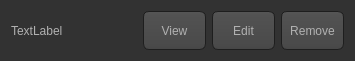
<?xml version="1.0" encoding="UTF-8"?>
<ui version="4.0">
 <class>UserRow</class>
 <widget class="QWidget" name="UserRow">
  <property name="geometry">
   <rect>
    <x>0</x>
    <y>0</y>
    <width>355</width>
    <height>61</height>
   </rect>
  </property>
  <property name="windowTitle">
   <string>Form</string>
  </property>
  <property name="styleSheet">
   <string notr="true">QToolTip
{
     border: 1px solid black;
     background-color: #ffa02f;
     padding: 1px;
     border-radius: 3px;
     opacity: 100;
}

QWidget
{
    color: #b1b1b1;
    background-color: #323232;
}

QWidget:item:hover
{
    background-color: QLinearGradient( x1: 0, y1: 0, x2: 0, y2: 1, stop: 0 #ffa02f, stop: 1 #ca0619);
    color: #000000;
}

QWidget:item:selected
{
    background-color: QLinearGradient( x1: 0, y1: 0, x2: 0, y2: 1, stop: 0 #ffa02f, stop: 1 #d7801a);
}

QMenuBar::item
{
    background: transparent;
}

QMenuBar::item:selected
{
    background: transparent;
    border: 1px solid #ffaa00;
}

QMenuBar::item:pressed
{
    background: #444;
    border: 1px solid #000;
    background-color: QLinearGradient(
        x1:0, y1:0,
        x2:0, y2:1,
        stop:1 #212121,
        stop:0.4 #343434/*,
        stop:0.2 #343434,
        stop:0.1 #ffaa00*/
    );
    margin-bottom:-1px;
    padding-bottom:1px;
}

QMenu
{
    border: 1px solid #000;
}

QMenu::item
{
    padding: 2px 20px 2px 20px;
}

QMenu::item:selected
{
    color: #000000;
}

QWidget:disabled
{
    color: #404040;
    background-color: #323232;
}

QAbstractItemView
{
    background-color: QLinearGradient( x1: 0, y1: 0, x2: 0, y2: 1, stop: 0 #4d4d4d, stop: 0.1 #646464, stop: 1 #5d5d5d);
}

QWidget:focus
{
    /*border: 2px solid QLinearGradient( x1: 0, y1: 0, x2: 0, y2: 1, stop: 0 #ffa02f, stop: 1 #d7801a);*/
}

QLineEdit
{
    background-color: QLinearGradient( x1: 0, y1: 0, x2: 0, y2: 1, stop: 0 #4d4d4d, stop: 0 #646464, stop: 1 #5d5d5d);
    padding: 1px;
    border-style: solid;
    border: 1px solid #1e1e1e;
    border-radius: 5;
}

QPushButton
{
    color: #b1b1b1;
    background-color: QLinearGradient( x1: 0, y1: 0, x2: 0, y2: 1, stop: 0 #565656, stop: 0.1 #525252, stop: 0.5 #4e4e4e, stop: 0.9 #4a4a4a, stop: 1 #464646);
    border-width: 1px;
    border-color: #1e1e1e;
    border-style: solid;
    border-radius: 6;
    padding: 3px;
    font-size: 12px;
    padding-left: 5px;
    padding-right: 5px;
}

QPushButton:pressed
{
    background-color: QLinearGradient( x1: 0, y1: 0, x2: 0, y2: 1, stop: 0 #2d2d2d, stop: 0.1 #2b2b2b, stop: 0.5 #292929, stop: 0.9 #282828, stop: 1 #252525);
}

QComboBox
{
    selection-background-color: #ffaa00;
    background-color: QLinearGradient( x1: 0, y1: 0, x2: 0, y2: 1, stop: 0 #565656, stop: 0.1 #525252, stop: 0.5 #4e4e4e, stop: 0.9 #4a4a4a, stop: 1 #464646);
    border-style: solid;
    border: 1px solid #1e1e1e;
    border-radius: 5;
}

QComboBox:hover,QPushButton:hover
{
    border: 2px solid QLinearGradient( x1: 0, y1: 0, x2: 0, y2: 1, stop: 0 #ffa02f, stop: 1 #d7801a);
}


QComboBox:on
{
    padding-top: 3px;
    padding-left: 4px;
    background-color: QLinearGradient( x1: 0, y1: 0, x2: 0, y2: 1, stop: 0 #2d2d2d, stop: 0.1 #2b2b2b, stop: 0.5 #292929, stop: 0.9 #282828, stop: 1 #252525);
    selection-background-color: #ffaa00;
}

QComboBox QAbstractItemView
{
    border: 2px solid darkgray;
    selection-background-color: QLinearGradient( x1: 0, y1: 0, x2: 0, y2: 1, stop: 0 #ffa02f, stop: 1 #d7801a);
}

QComboBox::drop-down
{
     subcontrol-origin: padding;
     subcontrol-position: top right;
     width: 15px;

     border-left-width: 0px;
     border-left-color: darkgray;
     border-left-style: solid; /* just a single line */
     border-top-right-radius: 3px; /* same radius as the QComboBox */
     border-bottom-right-radius: 3px;
 }

QComboBox::down-arrow
{
     image: url(:/down_arrow.png);
}

QGroupBox:focus
{
border: 2px solid QLinearGradient( x1: 0, y1: 0, x2: 0, y2: 1, stop: 0 #ffa02f, stop: 1 #d7801a);
}

QTextEdit:focus
{
    border: 2px solid QLinearGradient( x1: 0, y1: 0, x2: 0, y2: 1, stop: 0 #ffa02f, stop: 1 #d7801a);
}

QScrollBar:horizontal {
     border: 1px solid #222222;
     background: QLinearGradient( x1: 0, y1: 0, x2: 0, y2: 1, stop: 0.0 #121212, stop: 0.2 #282828, stop: 1 #484848);
     height: 7px;
     margin: 0px 16px 0 16px;
}

QScrollBar::handle:horizontal
{
      background: QLinearGradient( x1: 0, y1: 0, x2: 1, y2: 0, stop: 0 #ffa02f, stop: 0.5 #d7801a, stop: 1 #ffa02f);
      min-height: 20px;
      border-radius: 2px;
}

QScrollBar::add-line:horizontal {
      border: 1px solid #1b1b19;
      border-radius: 2px;
      background: QLinearGradient( x1: 0, y1: 0, x2: 1, y2: 0, stop: 0 #ffa02f, stop: 1 #d7801a);
      width: 14px;
      subcontrol-position: right;
      subcontrol-origin: margin;
}

QScrollBar::sub-line:horizontal {
      border: 1px solid #1b1b19;
      border-radius: 2px;
      background: QLinearGradient( x1: 0, y1: 0, x2: 1, y2: 0, stop: 0 #ffa02f, stop: 1 #d7801a);
      width: 14px;
     subcontrol-position: left;
     subcontrol-origin: margin;
}

QScrollBar::right-arrow:horizontal, QScrollBar::left-arrow:horizontal
{
      border: 1px solid black;
      width: 1px;
      height: 1px;
      background: white;
}

QScrollBar::add-page:horizontal, QScrollBar::sub-page:horizontal
{
      background: none;
}

QScrollBar:vertical
{
      background: QLinearGradient( x1: 0, y1: 0, x2: 1, y2: 0, stop: 0.0 #121212, stop: 0.2 #282828, stop: 1 #484848);
      width: 7px;
      margin: 16px 0 16px 0;
      border: 1px solid #222222;
}

QScrollBar::handle:vertical
{
      background: QLinearGradient( x1: 0, y1: 0, x2: 0, y2: 1, stop: 0 #ffa02f, stop: 0.5 #d7801a, stop: 1 #ffa02f);
      min-height: 20px;
      border-radius: 2px;
}

QScrollBar::add-line:vertical
{
      border: 1px solid #1b1b19;
      border-radius: 2px;
      background: QLinearGradient( x1: 0, y1: 0, x2: 0, y2: 1, stop: 0 #ffa02f, stop: 1 #d7801a);
      height: 14px;
      subcontrol-position: bottom;
      subcontrol-origin: margin;
}

QScrollBar::sub-line:vertical
{
      border: 1px solid #1b1b19;
      border-radius: 2px;
      background: QLinearGradient( x1: 0, y1: 0, x2: 0, y2: 1, stop: 0 #d7801a, stop: 1 #ffa02f);
      height: 14px;
      subcontrol-position: top;
      subcontrol-origin: margin;
}

QScrollBar::up-arrow:vertical, QScrollBar::down-arrow:vertical
{
      border: 1px solid black;
      width: 1px;
      height: 1px;
      background: white;
}


QScrollBar::add-page:vertical, QScrollBar::sub-page:vertical
{
      background: none;
}

QTextEdit
{
    background-color: #242424;
}

QPlainTextEdit
{
    background-color: #242424;
}

QHeaderView::section
{
    background-color: QLinearGradient(x1:0, y1:0, x2:0, y2:1, stop:0 #616161, stop: 0.5 #505050, stop: 0.6 #434343, stop:1 #656565);
    color: white;
    padding-left: 4px;
    border: 1px solid #6c6c6c;
}

QCheckBox:disabled
{
color: #414141;
}

QDockWidget::title
{
    text-align: center;
    spacing: 3px; /* spacing between items in the tool bar */
    background-color: QLinearGradient(x1:0, y1:0, x2:0, y2:1, stop:0 #323232, stop: 0.5 #242424, stop:1 #323232);
}

QDockWidget::close-button, QDockWidget::float-button
{
    text-align: center;
    spacing: 1px; /* spacing between items in the tool bar */
    background-color: QLinearGradient(x1:0, y1:0, x2:0, y2:1, stop:0 #323232, stop: 0.5 #242424, stop:1 #323232);
}

QDockWidget::close-button:hover, QDockWidget::float-button:hover
{
    background: #242424;
}

QDockWidget::close-button:pressed, QDockWidget::float-button:pressed
{
    padding: 1px -1px -1px 1px;
}

QMainWindow::separator
{
    background-color: QLinearGradient(x1:0, y1:0, x2:0, y2:1, stop:0 #161616, stop: 0.5 #151515, stop: 0.6 #212121, stop:1 #343434);
    color: white;
    padding-left: 4px;
    border: 1px solid #4c4c4c;
    spacing: 3px; /* spacing between items in the tool bar */
}

QMainWindow::separator:hover
{

    background-color: QLinearGradient(x1:0, y1:0, x2:0, y2:1, stop:0 #d7801a, stop:0.5 #b56c17 stop:1 #ffa02f);
    color: white;
    padding-left: 4px;
    border: 1px solid #6c6c6c;
    spacing: 3px; /* spacing between items in the tool bar */
}

QToolBar::handle
{
     spacing: 3px; /* spacing between items in the tool bar */
     background: url(:/images/handle.png);
}

QMenu::separator
{
    height: 2px;
    background-color: QLinearGradient(x1:0, y1:0, x2:0, y2:1, stop:0 #161616, stop: 0.5 #151515, stop: 0.6 #212121, stop:1 #343434);
    color: white;
    padding-left: 4px;
    margin-left: 10px;
    margin-right: 5px;
}

QProgressBar
{
    border: 2px solid grey;
    border-radius: 5px;
    text-align: center;
}

QProgressBar::chunk
{
    background-color: #d7801a;
    width: 2.15px;
    margin: 0.5px;
}

QTabBar::tab {
    color: #b1b1b1;
    border: 1px solid #444;
    border-bottom-style: none;
    background-color: #323232;
    padding-left: 10px;
    padding-right: 10px;
    padding-top: 3px;
    padding-bottom: 2px;
    margin-right: -1px;
}

QTabWidget::pane {
    border: 1px solid #444;
    top: 1px;
}

QTabBar::tab:last
{
    margin-right: 0; /* the last selected tab has nothing to overlap with on the right */
    border-top-right-radius: 3px;
}

QTabBar::tab:first:!selected
{
 margin-left: 0px; /* the last selected tab has nothing to overlap with on the right */


    border-top-left-radius: 3px;
}

QTabBar::tab:!selected
{
    color: #b1b1b1;
    border-bottom-style: solid;
    margin-top: 3px;
    background-color: QLinearGradient(x1:0, y1:0, x2:0, y2:1, stop:1 #212121, stop:.4 #343434);
}

QTabBar::tab:selected
{
    border-top-left-radius: 3px;
    border-top-right-radius: 3px;
    margin-bottom: 0px;
}

QTabBar::tab:!selected:hover
{
    /*border-top: 2px solid #ffaa00;
    padding-bottom: 3px;*/
    border-top-left-radius: 3px;
    border-top-right-radius: 3px;
    background-color: QLinearGradient(x1:0, y1:0, x2:0, y2:1, stop:1 #212121, stop:0.4 #343434, stop:0.2 #343434, stop:0.1 #ffaa00);
}

QRadioButton::indicator:checked, QRadioButton::indicator:unchecked{
    color: #b1b1b1;
    background-color: #323232;
    border: 1px solid #b1b1b1;
    border-radius: 6px;
}

QRadioButton::indicator:checked
{
    background-color: qradialgradient(
        cx: 0.5, cy: 0.5,
        fx: 0.5, fy: 0.5,
        radius: 1.0,
        stop: 0.25 #ffaa00,
        stop: 0.3 #323232
    );
}

QCheckBox::indicator{
    color: #b1b1b1;
    background-color: #323232;
    border: 1px solid #b1b1b1;
    width: 9px;
    height: 9px;
}

QRadioButton::indicator
{
    border-radius: 6px;
}

QRadioButton::indicator:hover, QCheckBox::indicator:hover
{
    border: 1px solid #ffaa00;
}

QCheckBox::indicator:checked
{
    image:url(:/images/checkbox.png);
}

QCheckBox::indicator:disabled, QRadioButton::indicator:disabled
{
    border: 1px solid #444;
}</string>
  </property>
  <layout class="QGridLayout" name="gridLayout">
   <item row="0" column="0">
    <layout class="QHBoxLayout" name="horizontalLayout" stretch="2,1,1,1">
     <item>
      <widget class="QLabel" name="lbl_name">
       <property name="text">
        <string>TextLabel</string>
       </property>
      </widget>
     </item>
     <item>
      <widget class="QPushButton" name="btn_View">
       <property name="sizePolicy">
        <sizepolicy hsizetype="Preferred" vsizetype="Preferred">
         <horstretch>0</horstretch>
         <verstretch>0</verstretch>
        </sizepolicy>
       </property>
       <property name="text">
        <string>View</string>
       </property>
      </widget>
     </item>
     <item>
      <widget class="QPushButton" name="btn_Edit">
       <property name="sizePolicy">
        <sizepolicy hsizetype="Preferred" vsizetype="Preferred">
         <horstretch>0</horstretch>
         <verstretch>0</verstretch>
        </sizepolicy>
       </property>
       <property name="text">
        <string>Edit</string>
       </property>
      </widget>
     </item>
     <item>
      <widget class="QPushButton" name="btn_Remove">
       <property name="sizePolicy">
        <sizepolicy hsizetype="Preferred" vsizetype="Preferred">
         <horstretch>0</horstretch>
         <verstretch>0</verstretch>
        </sizepolicy>
       </property>
       <property name="text">
        <string>Remove</string>
       </property>
      </widget>
     </item>
    </layout>
   </item>
  </layout>
 </widget>
 <resources/>
 <connections/>
</ui>
